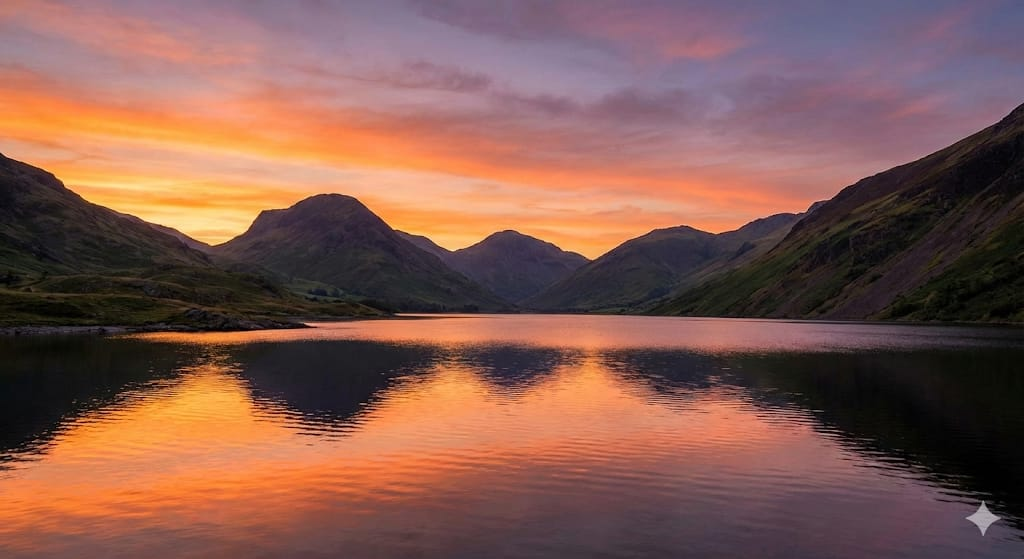
#> input picture image_resizer_tool/images/LandScape.jpeg, 1024 x 559 px; its folder holds 3 pictures in this run
$ python resizer.py
#> lines starting #> are read from the running program, lines starting #| are printed output that depends on the picture
import os
from PIL import Image

# Define our input and output folders
source_folder = 'images'
destination_folder = 'resized_images'

# Create the destination folder if it doesn't exist (Good practice)
if not os.path.exists(destination_folder):
    os.makedirs(destination_folder)

def resize_images():
    # 1. Use os to read all files in the directory
    files = os.listdir(source_folder)

    print(f"Found {len(files)} files. Starting process...")

    for file_name in files:
        # Construct the full path to the file
        input_path = os.path.join(source_folder, file_name)

        # Check if the file is actually an image (skip system files)
        if file_name.lower().endswith(('.png', '.jpg', '.jpeg', '.bmp')):
            try:
                # 2. Open the image
                img = Image.open(input_path)
#> img is the input picture: PIL image 1024x559 RGB; mean R, G, B 130.9, 90.2, 80.4

                # 3. Resize the image (e.g., to 300x300 pixels)
                # We use 'thumbnail' to keep aspect ratio, or 'resize' to force dimensions
                new_size = (300, 300)
                img = img.resize(new_size)
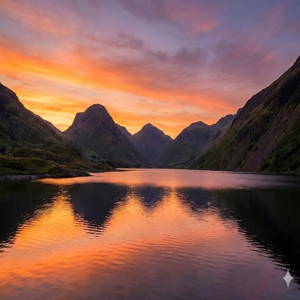
#> img: PIL image 300x300 RGB; mean R, G, B 130.9, 90.2, 80.4

                # Create output path
                output_path = os.path.join(destination_folder, file_name)

                # 4. Save the image
                img.save(output_path)
                print(f"Resized: {file_name}")

            except Exception as e:
                # Try-Except block handles errors (like corrupted files) without crashing
                print(f"Error processing {file_name}: {e}")
        else:
            print(f"Skipped: {file_name} (not an image)")
#> pass 2 of the loop in resize_images, `for file_name in files:`:
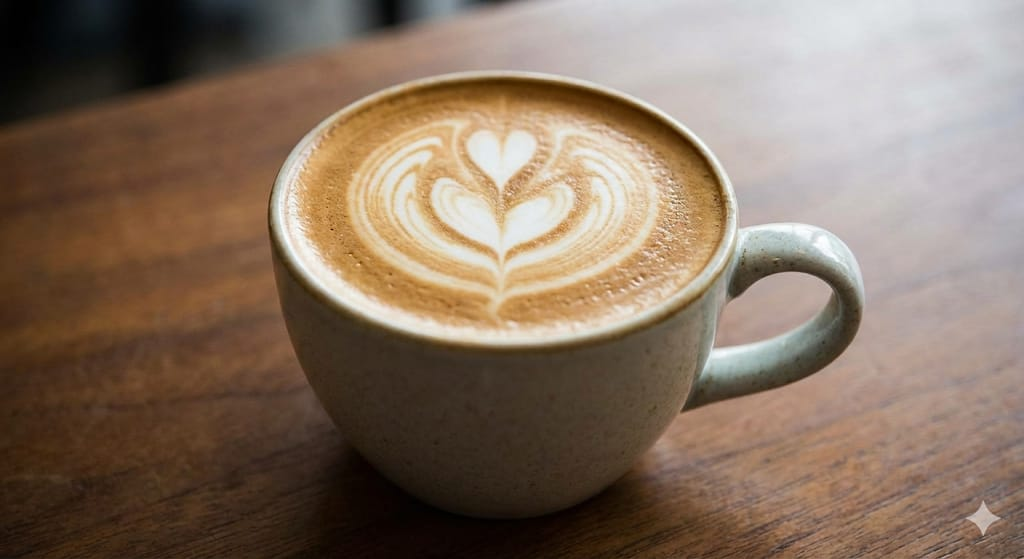
#> input picture image_resizer_tool/images/object.jpeg, 1024 x 559 px
#> in resize_images, img is the input picture: PIL image 1024x559 RGB; mean R, G, B 133.9, 114.4, 98
#> in resize_images, `img = img.resize(new_size)`:
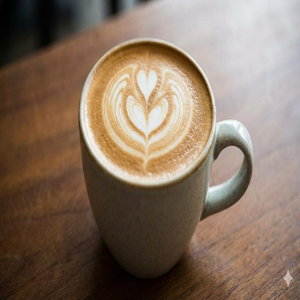
#> img: PIL image 300x300 RGB; mean R, G, B 133.9, 114.4, 98
#> pass 3 of the loop in resize_images, `for file_name in files:`:
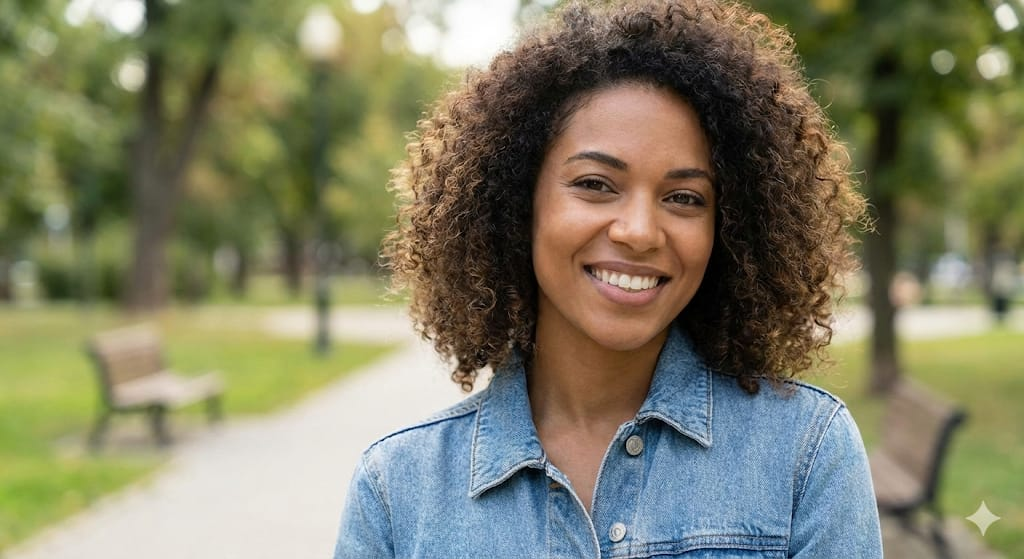
#> input picture image_resizer_tool/images/portrait.jpeg, 1024 x 559 px
#> in resize_images, img is the input picture: PIL image 1024x559 RGB; mean R, G, B 128.3, 127.4, 101.4
#> in resize_images, `img = img.resize(new_size)`:
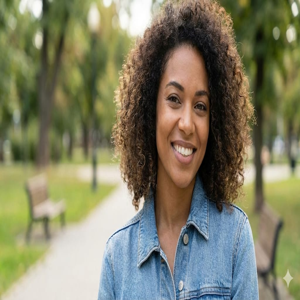
#> img: PIL image 300x300 RGB; mean R, G, B 128.3, 127.4, 101.4

    print("Task Completed!")

# Run the function
if __name__ == "__main__":
    resize_images()
